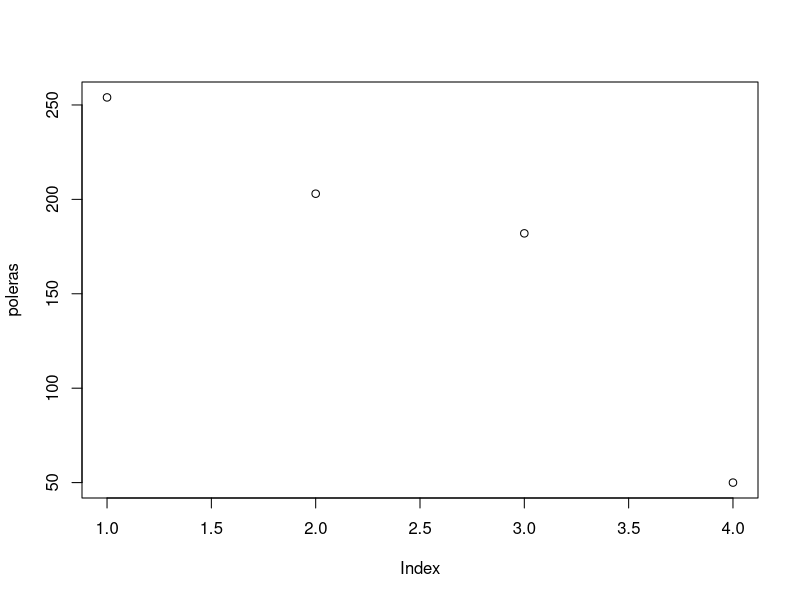
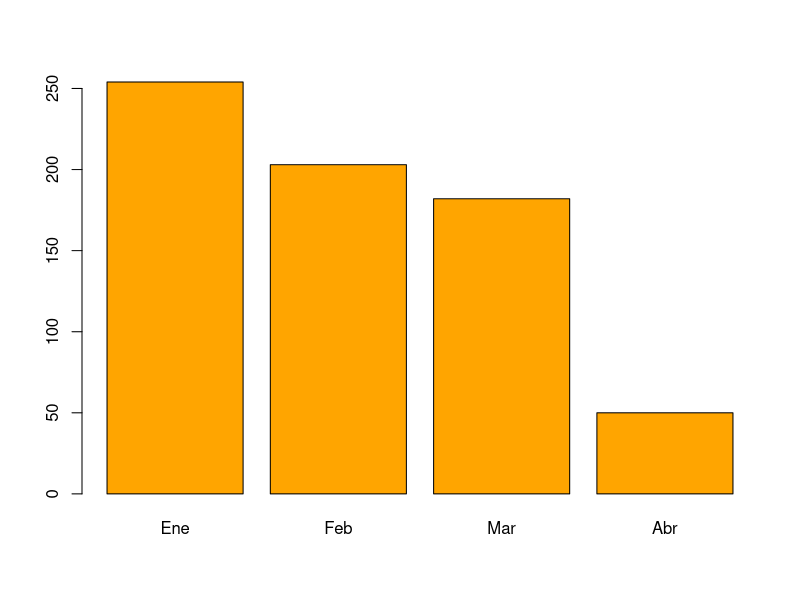

The R script that drew these images, in order: (Note: this script raises an error after producing the figures.)
getwd()
poleras <- c(254,203,182,50)
meses <- c("Ene", "Feb", "Mar", "Abr")
min(poleras)
plot(poleras)
barplot(poleras,names.arg = meses,col="orange")

write.csv(poleras, "datos/poleras.csv")
read.csv("datos/poleras.csv")
